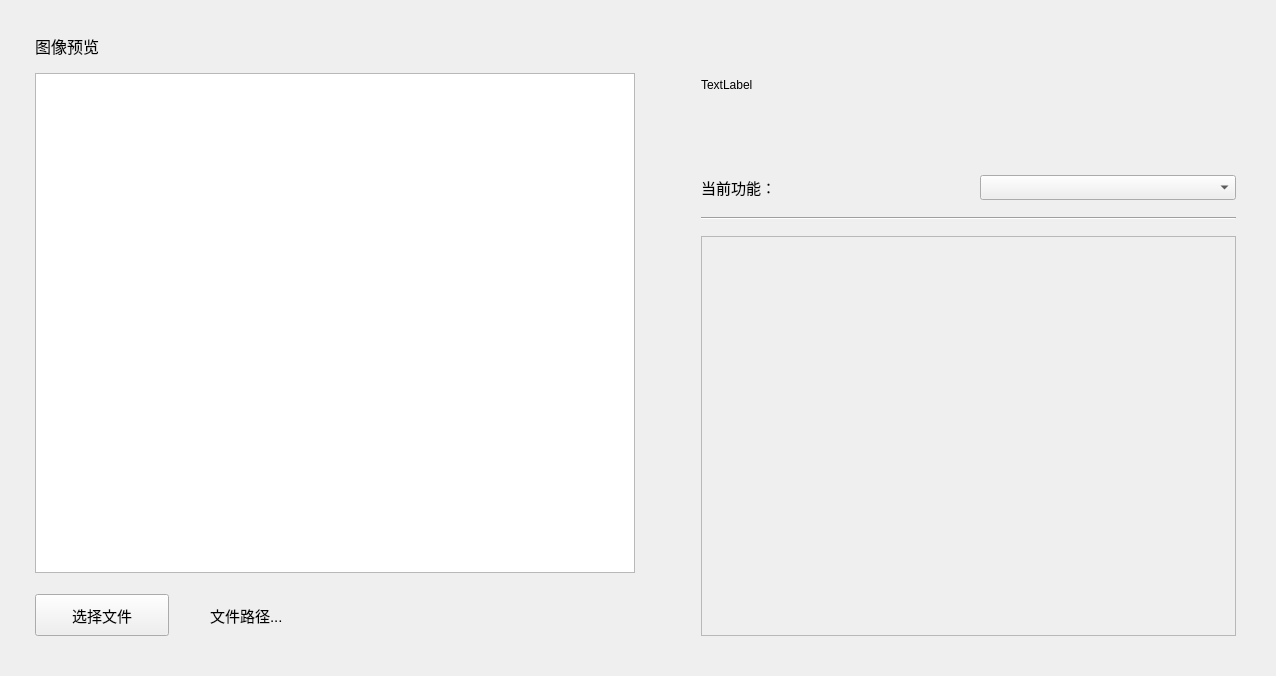
<?xml version="1.0" encoding="UTF-8"?>
<ui version="4.0">
 <class>main_widget</class>
 <widget class="QWidget" name="main_widget">
  <property name="geometry">
   <rect>
    <x>0</x>
    <y>0</y>
    <width>1276</width>
    <height>676</height>
   </rect>
  </property>
  <property name="sizePolicy">
   <sizepolicy hsizetype="Fixed" vsizetype="Preferred">
    <horstretch>0</horstretch>
    <verstretch>0</verstretch>
   </sizepolicy>
  </property>
  <property name="windowTitle">
   <string>Form</string>
  </property>
  <widget class="QWidget" name="layoutWidget">
   <property name="geometry">
    <rect>
     <x>30</x>
     <y>20</y>
     <width>1211</width>
     <height>621</height>
    </rect>
   </property>
   <layout class="QHBoxLayout" name="horizontalLayout_6" stretch="4,1,0">
    <property name="leftMargin">
     <number>5</number>
    </property>
    <property name="topMargin">
     <number>5</number>
    </property>
    <property name="rightMargin">
     <number>5</number>
    </property>
    <property name="bottomMargin">
     <number>5</number>
    </property>
    <item>
     <layout class="QVBoxLayout" name="verticalLayout">
      <item>
       <widget class="QLabel" name="label_view_pic">
        <property name="minimumSize">
         <size>
          <width>600</width>
          <height>25</height>
         </size>
        </property>
        <property name="maximumSize">
         <size>
          <width>1200</width>
          <height>50</height>
         </size>
        </property>
        <property name="font">
         <font>
          <pointsize>12</pointsize>
         </font>
        </property>
        <property name="text">
         <string>图像预览</string>
        </property>
       </widget>
      </item>
      <item>
       <widget class="QGraphicsView" name="graphicsView">
        <property name="sizePolicy">
         <sizepolicy hsizetype="Preferred" vsizetype="Preferred">
          <horstretch>0</horstretch>
          <verstretch>0</verstretch>
         </sizepolicy>
        </property>
        <property name="minimumSize">
         <size>
          <width>600</width>
          <height>500</height>
         </size>
        </property>
        <property name="maximumSize">
         <size>
          <width>1200</width>
          <height>1000</height>
         </size>
        </property>
       </widget>
      </item>
      <item>
       <spacer name="verticalSpacer">
        <property name="orientation">
         <enum>Qt::Vertical</enum>
        </property>
        <property name="sizeType">
         <enum>QSizePolicy::Preferred</enum>
        </property>
        <property name="sizeHint" stdset="0">
         <size>
          <width>20</width>
          <height>15</height>
         </size>
        </property>
       </spacer>
      </item>
      <item>
       <layout class="QHBoxLayout" name="horizontalLayout_5">
        <item>
         <widget class="QPushButton" name="pushButton_select_file">
          <property name="sizePolicy">
           <sizepolicy hsizetype="Fixed" vsizetype="Fixed">
            <horstretch>0</horstretch>
            <verstretch>0</verstretch>
           </sizepolicy>
          </property>
          <property name="minimumSize">
           <size>
            <width>75</width>
            <height>25</height>
           </size>
          </property>
          <property name="maximumSize">
           <size>
            <width>150</width>
            <height>50</height>
           </size>
          </property>
          <property name="font">
           <font>
            <family>宋体</family>
            <pointsize>11</pointsize>
           </font>
          </property>
          <property name="text">
           <string>选择文件</string>
          </property>
         </widget>
        </item>
        <item>
         <spacer name="horizontalSpacer">
          <property name="orientation">
           <enum>Qt::Horizontal</enum>
          </property>
          <property name="sizeType">
           <enum>QSizePolicy::Preferred</enum>
          </property>
          <property name="sizeHint" stdset="0">
           <size>
            <width>35</width>
            <height>20</height>
           </size>
          </property>
         </spacer>
        </item>
        <item>
         <widget class="QLabel" name="label_show_path">
          <property name="sizePolicy">
           <sizepolicy hsizetype="Preferred" vsizetype="Preferred">
            <horstretch>0</horstretch>
            <verstretch>0</verstretch>
           </sizepolicy>
          </property>
          <property name="minimumSize">
           <size>
            <width>425</width>
            <height>25</height>
           </size>
          </property>
          <property name="maximumSize">
           <size>
            <width>850</width>
            <height>50</height>
           </size>
          </property>
          <property name="font">
           <font>
            <pointsize>11</pointsize>
           </font>
          </property>
          <property name="text">
           <string>文件路径...</string>
          </property>
         </widget>
        </item>
       </layout>
      </item>
     </layout>
    </item>
    <item>
     <spacer name="horizontalSpacer_3">
      <property name="orientation">
       <enum>Qt::Horizontal</enum>
      </property>
      <property name="sizeType">
       <enum>QSizePolicy::Preferred</enum>
      </property>
      <property name="sizeHint" stdset="0">
       <size>
        <width>40</width>
        <height>20</height>
       </size>
      </property>
     </spacer>
    </item>
    <item>
     <layout class="QVBoxLayout" name="verticalLayout_3" stretch="2">
      <item>
       <layout class="QVBoxLayout" name="verticalLayout_2" stretch="5,1,1,1,0">
        <item>
         <widget class="QLabel" name="logo_show">
          <property name="sizePolicy">
           <sizepolicy hsizetype="Preferred" vsizetype="Preferred">
            <horstretch>1</horstretch>
            <verstretch>3</verstretch>
           </sizepolicy>
          </property>
          <property name="minimumSize">
           <size>
            <width>515</width>
            <height>80</height>
           </size>
          </property>
          <property name="maximumSize">
           <size>
            <width>1030</width>
            <height>160</height>
           </size>
          </property>
          <property name="text">
           <string>TextLabel</string>
          </property>
         </widget>
        </item>
        <item>
         <spacer name="verticalSpacer_4">
          <property name="orientation">
           <enum>Qt::Vertical</enum>
          </property>
          <property name="sizeType">
           <enum>QSizePolicy::Preferred</enum>
          </property>
          <property name="sizeHint" stdset="0">
           <size>
            <width>20</width>
            <height>13</height>
           </size>
          </property>
         </spacer>
        </item>
        <item>
         <layout class="QHBoxLayout" name="horizontalLayout_func">
          <item>
           <widget class="QLabel" name="label_current_func">
            <property name="minimumSize">
             <size>
              <width>75</width>
              <height>25</height>
             </size>
            </property>
            <property name="maximumSize">
             <size>
              <width>150</width>
              <height>50</height>
             </size>
            </property>
            <property name="font">
             <font>
              <family>宋体</family>
              <pointsize>11</pointsize>
             </font>
            </property>
            <property name="text">
             <string>当前功能：</string>
            </property>
           </widget>
          </item>
          <item>
           <spacer name="horizontalSpacer_4">
            <property name="orientation">
             <enum>Qt::Horizontal</enum>
            </property>
            <property name="sizeType">
             <enum>QSizePolicy::Preferred</enum>
            </property>
            <property name="sizeHint" stdset="0">
             <size>
              <width>180</width>
              <height>20</height>
             </size>
            </property>
           </spacer>
          </item>
          <item>
           <widget class="QComboBox" name="comboBox_select_func">
            <property name="minimumSize">
             <size>
              <width>256</width>
              <height>25</height>
             </size>
            </property>
            <property name="font">
             <font>
              <family>宋体</family>
              <pointsize>11</pointsize>
             </font>
            </property>
           </widget>
          </item>
         </layout>
        </item>
        <item>
         <widget class="Line" name="line">
          <property name="sizePolicy">
           <sizepolicy hsizetype="Preferred" vsizetype="Preferred">
            <horstretch>0</horstretch>
            <verstretch>0</verstretch>
           </sizepolicy>
          </property>
          <property name="minimumSize">
           <size>
            <width>515</width>
            <height>15</height>
           </size>
          </property>
          <property name="maximumSize">
           <size>
            <width>1030</width>
            <height>30</height>
           </size>
          </property>
          <property name="orientation">
           <enum>Qt::Horizontal</enum>
          </property>
         </widget>
        </item>
        <item>
         <widget class="QFrame" name="frame">
          <property name="minimumSize">
           <size>
            <width>535</width>
            <height>400</height>
           </size>
          </property>
          <property name="maximumSize">
           <size>
            <width>1040</width>
            <height>800</height>
           </size>
          </property>
          <property name="frameShape">
           <enum>QFrame::StyledPanel</enum>
          </property>
          <property name="frameShadow">
           <enum>QFrame::Raised</enum>
          </property>
         </widget>
        </item>
       </layout>
      </item>
     </layout>
    </item>
   </layout>
  </widget>
 </widget>
 <resources/>
 <connections/>
</ui>
